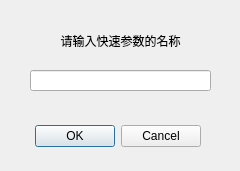
<?xml version="1.0" encoding="UTF-8"?>
<ui version="4.0">
 <class>QuicParasAddTipsDialog</class>
 <widget class="QDialog" name="QuicParasAddTipsDialog">
  <property name="geometry">
   <rect>
    <x>0</x>
    <y>0</y>
    <width>240</width>
    <height>171</height>
   </rect>
  </property>
  <property name="windowTitle">
   <string>QuicParasAddTips</string>
  </property>
  <widget class="QDialogButtonBox" name="buttonBox">
   <property name="geometry">
    <rect>
     <x>-140</x>
     <y>120</y>
     <width>341</width>
     <height>32</height>
    </rect>
   </property>
   <property name="orientation">
    <enum>Qt::Orientation::Horizontal</enum>
   </property>
   <property name="standardButtons">
    <set>QDialogButtonBox::StandardButton::Cancel|QDialogButtonBox::StandardButton::Ok</set>
   </property>
  </widget>
  <widget class="QLabel" name="label">
   <property name="geometry">
    <rect>
     <x>30</x>
     <y>30</y>
     <width>181</width>
     <height>21</height>
    </rect>
   </property>
   <property name="styleSheet">
    <string notr="true"/>
   </property>
   <property name="text">
    <string>请输入快速参数的名称</string>
   </property>
   <property name="alignment">
    <set>Qt::AlignmentFlag::AlignCenter</set>
   </property>
  </widget>
  <widget class="QLineEdit" name="lineEdit_input">
   <property name="geometry">
    <rect>
     <x>30</x>
     <y>70</y>
     <width>181</width>
     <height>21</height>
    </rect>
   </property>
  </widget>
 </widget>
 <resources/>
 <connections>
  <connection>
   <sender>buttonBox</sender>
   <signal>accepted()</signal>
   <receiver>QuicParasAddTipsDialog</receiver>
   <slot>accept()</slot>
   <hints>
    <hint type="sourcelabel">
     <x>248</x>
     <y>254</y>
    </hint>
    <hint type="destinationlabel">
     <x>157</x>
     <y>274</y>
    </hint>
   </hints>
  </connection>
  <connection>
   <sender>buttonBox</sender>
   <signal>rejected()</signal>
   <receiver>QuicParasAddTipsDialog</receiver>
   <slot>reject()</slot>
   <hints>
    <hint type="sourcelabel">
     <x>316</x>
     <y>260</y>
    </hint>
    <hint type="destinationlabel">
     <x>286</x>
     <y>274</y>
    </hint>
   </hints>
  </connection>
 </connections>
</ui>
